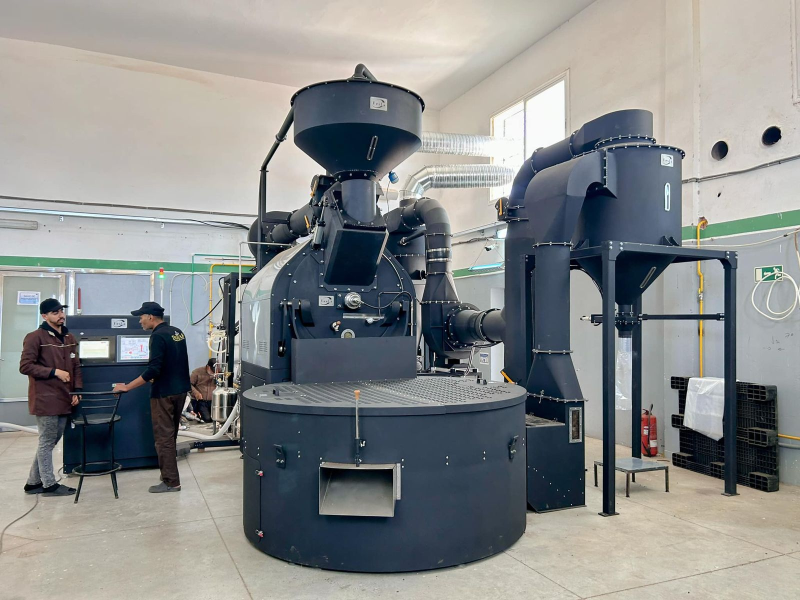
#> input picture apple/img/a101.jpg, 1600 x 1200 px (shown at 1/2 size)
$ python -i build.py   (imports and definitions only)
#> lines starting #> are read from the running program, lines starting #| are printed output that depends on the picture; after the words box and inside, x2 and y2 are one past the last pixel; in counts of white or black regions, pixels touching at a corner belong together
#> further down, picture is the input picture: PIL image 1600x1200 RGB; mean R, G, B 135.9, 138.3, 137.9
"""Dựng bản demo NHIỀU TRANG kiểu Apple cho otlpro.com → F:\\Project\\otl-web-demo\\apple\\

Sếp chê bản 1 trang kéo dài (23/10/2026) → làm khung như apple.com/ipad + web hãng máy (Giesen, Loring, Probat):
trang chủ · trang dòng máy (dải biểu tượng + băng chuyền) · mỗi model 1 trang · so sánh · thiết bị phụ · giải pháp ·
hỗ trợ · về OTL · hỏi giá.

Nội dung + thông số lấy nguyên từ các trang sản phẩm otlpro.com (cào 23/10/2026). Ảnh lấy từ kho
F:\\Kho-anh\\09_Thiet-ke-khac\\261023_web-otlpro (a<số> = dòng thứ <số> trong danh-sach-anh.csv).
Luật ảnh OTL (F:\\Kho-anh\\OTL_MAY_LIEN_KHOI_THAM_CHIEU.md): ưu tiên máy liền khối;
OTL-60/120 dùng ảnh thật theo ngoại lệ người dùng đã duyệt ngày 23/10/2026.

Chạy:  python build.py        (ảnh đã xử lý được giữ lại, chỉ dựng lại HTML; xoá apple/img để xử lý ảnh lại)
"""
import csv, html, json, re, shutil
from pathlib import Path
from PIL import Image, ImageChops, ImageDraw

HERE = Path(__file__).parent
OUT = HERE.parent.parent / "apple"
IMG = OUT / "img"
BASE = Path(r"F:\Kho-anh\09_Thiet-ke-khac\261023_web-otlpro")
REF = Path(r"F:\Kho-anh\09_Thiet-ke-khac\File-AI\164_Destoner_24\Des_24_OTL-06A-white.png")
# [1 line not run here, left out]
E = html.escape

# ======================================================================= ảnh
# Bộ hồ sơ sếp đưa 23/10 (chép từ máy chủ \\OTESLA-MAYCHU\otesla\06_QUAN_LY\OTL ROASTER)
MAYCHU = Path(r"F:\Kho-anh\01_May-rang\OTL-ROASTER-maychu")
EXTRA = {"h60": MAYCHU / "Roaster" / "ROASTER OTL-60" / "457098953_1000186252120932_8676377476762948059_n.jpg",   # OTL-60/120: ảnh thật, Thành cho ngoại lệ tủ rời 23/10
         "g60a": MAYCHU / "Roaster" / "ROASTER OTL-60" / "457317283_1000186382120919_4985083329957723627_n.jpg",
         "g60b": MAYCHU / "Roaster" / "ROASTER OTL-60" / "457362910_1000186538787570_3606097588361354739_n.jpg",
         "g60c": MAYCHU / "Roaster" / "ROASTER OTL-60" / "IMG_3249.JPG",
         "h120": MAYCHU / "Roaster" / "ROASTER OTL-120" / "ROASTER OTL-120(PICTURE2).jpg",
         "g120a": MAYCHU / "Roaster" / "ROASTER OTL-120" / "IMG_2776.JPG",
         "g120b": MAYCHU / "Roaster" / "ROASTER OTL-120" / "ROASTER OTL-120(PICTURE1)5.jpg",
          "w30": MAYCHU / "Roaster" / "ROASTER OTL-30" / "30kg trang (2).png",      # OTL-30 trắng, HMI gắn hông — đúng luật nhận diện
         "cyc": MAYCHU / "Cyclone" / "EXTERNAL CYCLONE-OTL6" / "DIMENTION.png"}  # bản vẽ kích thước, ảnh dựng ở bên phải
Image.MAX_IMAGE_PIXELS = None   # ảnh dựng máy chủ 10000 × 10000 px

# [22 lines left out: functions _src, _clear_white, not called in this run]

def _clear_bg(im, tol=14):
    """Ảnh dựng nền MÀU ĐỒNG NHẤT (vd nền xanh than 26,31,37) → trong suốt: tô loang từ mép vùng gần màu góc ảnh."""
#> called with tol = 14
    im = im.convert("RGB"); bg = im.getpixel((2, 2))
#> after `bg = im.getpixel((2, 2))`: bg = (166, 162, 159)
    diff = ImageChops.difference(im, Image.new("RGB", im.size, bg)).convert("L")
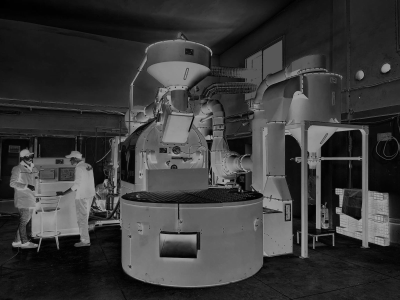
#> diff: PIL image 1600x1200 L (shown at 1/4 size); min 0, max 163, mean 56.8
    m = diff.point(lambda v: 255 if v <= tol else 0)
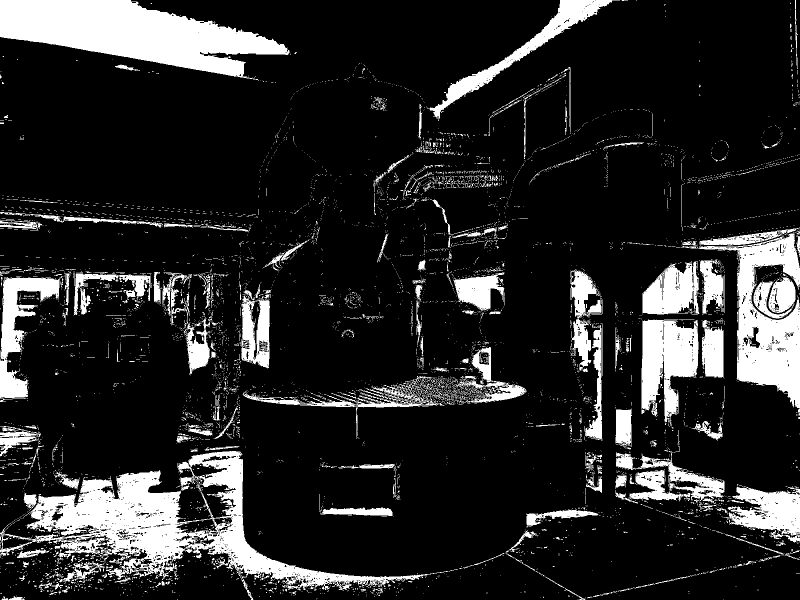
#> m: PIL image 1600x1200 L (shown at 1/2 size); 15.9% white; 6455 white regions (6091 under 20 px), largest, box (x1, y1, x2, y2) and area: (0, 902, 897, 1200) 59873, (0, 0, 579, 160) 49456, (1396, 465, 1600, 816) 27234
    w, h = m.size
    for s in [(x, 0) for x in range(0, w, 24)] + [(x, h - 1) for x in range(0, w, 24)] + [(0, y) for y in range(0, h, 24)] + [(w - 1, y) for y in range(0, h, 24)]:
        if m.getpixel(s) == 255: ImageDraw.floodfill(m, s, 128)
#> (the rest of the program and of its run is left out)
